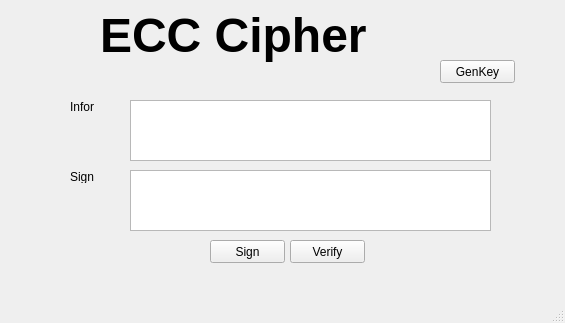
<?xml version="1.0" encoding="UTF-8"?>
<ui version="4.0">
 <class>MainWindow</class>
 <widget class="QMainWindow" name="MainWindow">
  <property name="geometry">
   <rect>
    <x>0</x>
    <y>0</y>
    <width>565</width>
    <height>323</height>
   </rect>
  </property>
  <property name="windowTitle">
   <string>MainWindow</string>
  </property>
  <widget class="QWidget" name="centralwidget">
   <widget class="QLabel" name="label">
    <property name="geometry">
     <rect>
      <x>100</x>
      <y>-20</y>
      <width>331</width>
      <height>111</height>
     </rect>
    </property>
    <property name="font">
     <font>
      <pointsize>36</pointsize>
      <weight>75</weight>
      <bold>true</bold>
     </font>
    </property>
    <property name="text">
     <string>ECC Cipher</string>
    </property>
   </widget>
   <widget class="QPushButton" name="btnGenKey">
    <property name="geometry">
     <rect>
      <x>440</x>
      <y>60</y>
      <width>75</width>
      <height>23</height>
     </rect>
    </property>
    <property name="text">
     <string>GenKey</string>
    </property>
   </widget>
   <widget class="QTextEdit" name="txtSign">
    <property name="geometry">
     <rect>
      <x>130</x>
      <y>170</y>
      <width>361</width>
      <height>61</height>
     </rect>
    </property>
   </widget>
   <widget class="QTextEdit" name="txtInfor">
    <property name="geometry">
     <rect>
      <x>130</x>
      <y>100</y>
      <width>361</width>
      <height>61</height>
     </rect>
    </property>
   </widget>
   <widget class="QLabel" name="label_8">
    <property name="geometry">
     <rect>
      <x>70</x>
      <y>170</y>
      <width>47</width>
      <height>13</height>
     </rect>
    </property>
    <property name="text">
     <string>Sign</string>
    </property>
   </widget>
   <widget class="QLabel" name="label_6">
    <property name="geometry">
     <rect>
      <x>70</x>
      <y>100</y>
      <width>47</width>
      <height>13</height>
     </rect>
    </property>
    <property name="text">
     <string>Infor</string>
    </property>
   </widget>
   <widget class="QPushButton" name="btnSign">
    <property name="geometry">
     <rect>
      <x>210</x>
      <y>240</y>
      <width>75</width>
      <height>23</height>
     </rect>
    </property>
    <property name="text">
     <string>Sign</string>
    </property>
   </widget>
   <widget class="QPushButton" name="btnVerify">
    <property name="geometry">
     <rect>
      <x>290</x>
      <y>240</y>
      <width>75</width>
      <height>23</height>
     </rect>
    </property>
    <property name="text">
     <string>Verify</string>
    </property>
   </widget>
  </widget>
  <widget class="QMenuBar" name="menubar">
   <property name="geometry">
    <rect>
     <x>0</x>
     <y>0</y>
     <width>565</width>
     <height>26</height>
    </rect>
   </property>
  </widget>
  <widget class="QStatusBar" name="statusbar"/>
 </widget>
 <resources/>
 <connections/>
</ui>
